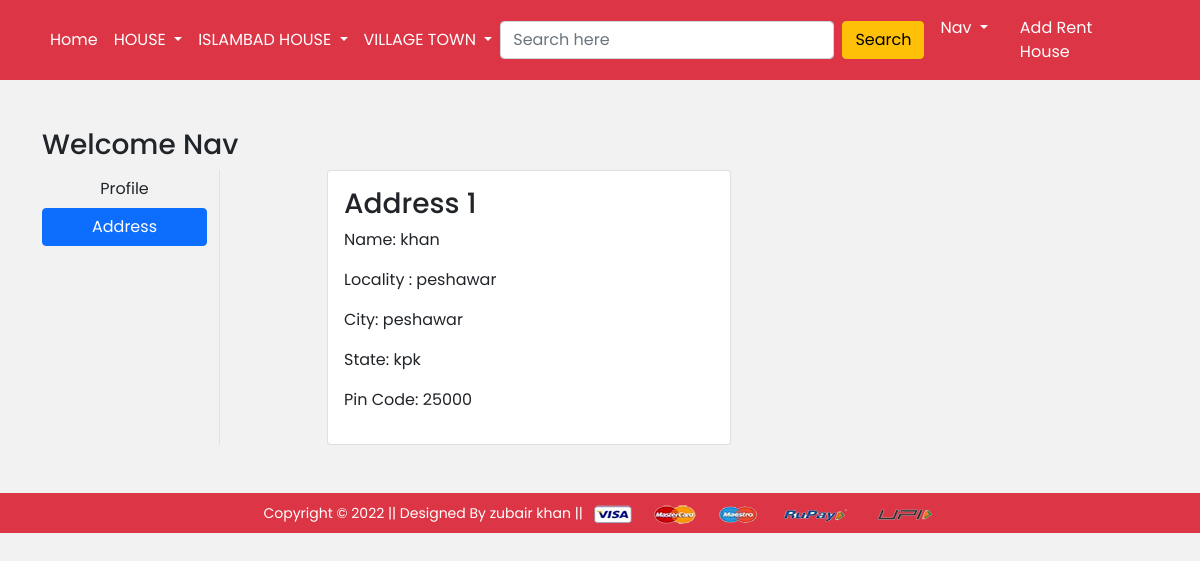
Screenshot of /address/ (signed in) with the database file from the repository.
### app/models.py (models this page shows, shortened)
class Customer(models.Model):
    user = models.ForeignKey(User, on_delete=models.CASCADE)
    name = models.CharField(max_length=200)
    locality = models.CharField(max_length=200)
    city = models.CharField(max_length=50)
    zipcode = models.IntegerField()
    state = models.CharField(choices=STATE_CHOICES, max_length=50)

### app/views.py (the view)
# urls.py: path('address/', views.address, name='address'),
@login_required
def address(request):
    add = Customer.objects.filter(user=request.user)
    return render(request, 'app/address.html' , {'add':add,'active':'btn-primary'})

### app/templates/app/address.html (shortened to what this page needs)
{% extends 'app/base.html' %} {% load static %}  {% block main-content %}
<div class="container my-5">
  <div class="row">
    <h3>Welcome <span class="text-capitalize">{{request.user}}</span></h3>
    <div class="col-sm-2 border-end">
      <ul class="list-unstyled">
        <li class="d-grid">
          <a href="{% url 'profile' %}" class="btn">Profile</a>
        </li>
        <li class="d-grid">
          <a href="{% url 'address' %}" class="btn {{active}}">Address</a>
        </li>
      </ul>
    </div>
    <div class="col-sm-9 offset-sm-1">
      <div class="row">
        {% for ad in add %}
        <div class="col-sm-6">
          <div class="card">
            <div class="card-body">
              <h3>Address {{forloop.counter}}</h3>
              <p>Name: {{ad.name}}</p>
              <p>Locality : {{ad.locality}}</p>
              <p>City: {{ad.city}}</p>
              <p>State: {{ad.state}}</p>
              <p>Pin Code: {{ad.zipcode}}</p>
            </div>
          </div>
        </div>
        {% endfor %}
      </div>
    </div>
  </div>
</div>
{% endblock main-content %}

### app/templates/app/base.html (shortened to what this page needs)
<!DOCTYPE html>
{% load static %}
<html lang="en">
  <head>
    <link rel="stylesheet" href="{% static 'app/css/allll.min.css' %} " />
    <link
      rel="stylesheet"
      href="{% static 'app/css/oowl.carousel.min.css' %}"
    />
    <link
      rel="stylesheet"
      href="https://pro.fontawesome.com/releases/v5.10.0/css/all.css"
    />
    <link rel="stylesheet" href="{% static 'app/css/fontawesome.min.css' %}" />
    <link rel="stylesheet" href="{% static 'app/css/style.css' %}" />
  </head>
  <body>
    <nav class="navbar navbar-expand-lg navbar-dark bg-danger" id="nav">
      <div class="container">
        <div class="collapse navbar-collapse" id="navbarSupportedContent">
          <ul class="navbar-nav me-auto mb-2 mb-lg-0" id="nav-ul">
            <li class="nav-item">
              <a class="nav-link active" aria-current="page" href="/">Home</a>
            </li>
            <li class="nav-item dropdown">
              <a
                class="nav-link dropdown-toggle text-white"
                href="#"
                id="electronicsDropdown"
                role="button"
                data-bs-toggle="dropdown"
                aria-expanded="false"
              >
                HOUSE
              </a>
            </li>
            <li class="nav-item dropdown">
              <a
                class="nav-link dropdown-toggle text-white"
                href="#"
                id="electronicsDropdown"
                role="button"
                data-bs-toggle="dropdown"
                aria-expanded="false"
              >
                ISLAMBAD HOUSE
              </a>
            </li>
            <li class="nav-item dropdown">
              <a
                class="nav-link dropdown-toggle text-white"
                href="#"
                id="fashionDropdown"
                role="button"
                data-bs-toggle="dropdown"
                aria-expanded="false"
              >
                VILLAGE TOWN
              </a>
            </li>
          </ul>
          <form class="d-flex" action="/search">
            <input
              class="form-control me-2"
              type="search"
              placeholder="Search here"
              aria-label="Search"
              name="q"
            />
            <button class="btn btn-warning" type="submit">Search</button>
          </form>
          <div>
            <ul class="navbar-nav me-auto mb-2 mb-lg-0">
              {% if request.user.is_authenticated %}
              <li class="nav-item dropdown mx-2">
                <a
                  class="nav-link dropdown-toggle text-white"
                  href="#"
                  id="profileDropdown"
                  role="button"
                  data-bs-toggle="dropdown"
                  aria-expanded="false"
                >
                  {{request.user.username|capfirst}}
                </a>
              </li>
              <li class="nav-item mx-2">
                <a href="{% url 'showcart' %}" class="nav-link text-white"
                  > Add Rent
                  House
                </a>
              </li>
              {% endif %}
            </ul>
          </div>
        </div>
      </div>
    </nav>
     {% block main-content %} {% endblock main-content %}
    <footer class="container-fluid bg-danger text-center p-2 mt-5">
      <small class="text-white"
        >Copyright &copy; 2022 || Designed By zubair khan ||
      </small>
      <img
        src="{% static 'app/images/payment.png' %}"
        alt=""
        srcset=""
        class="img-fluid"
        height="2px"
      />
    </footer>
  </body>
</html>

### app/static/app/css/style.css (style rules this page uses)
* { margin: 0; padding: 0; user-select: none; box-sizing: border-box; font-family: "Poppins", sans-serif; }
body { background: #f2f2f2; }
#nav { background: #660033; }
#nav:after { content: ""; clear: both; display: table; }
#nav-ul { float: right; margin-right: 40px; list-style: none; position: relative; }

### rows the page displays
Customer: name "khan", locality "peshawar", city "peshawar", state "kpk", zipcode "25000"

### other values shown
{{ request.user.username|capfirst }} "Nav"
{{ request.user }} "Nav"
